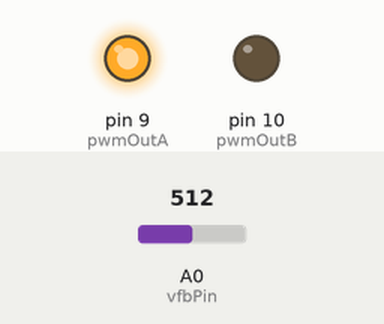
Bench run of a sketch on a simulated Arduino Uno, built with avr-gcc and run on an emulated ATmega328P. Shown: output pins drawn as LEDs (lit = HIGH). Inputs (shaded band) come from the test bench; at power-on: A0 (vfbPin) = 512.

Above: at 1.2 s.
1.3 s: A0 (vfbPin) set to 122
4.1 s: A0 (vfbPin) set to 511
Timing chart, 0 to 7.1 s (numbered marks = the images above; inputs shaded):
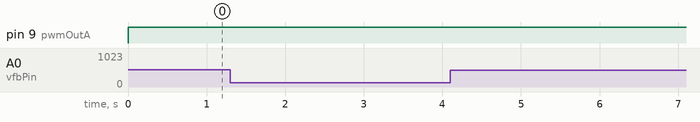

The sketch:

ATmega328_PWM_Boost_sync.ino
```cpp
/*
   ATmega328_PWM_Boost_sync.ino

   Created : 20 June 2023
   Author  : yopie DIY

   PWM clock = fXTAL/freqPWM = 16,000,000/10,000 = 1,600 clock.
   WGM mode 8 is used, so ICR1 = 1,600/2 = 800 clk
*/

const byte vfbPin = A0;
const byte potPin = A3;
const byte pwmOutA = 9;               // PB1 OC1A
const byte pwmOutB = 10;              // PB2 OC1B

const long fXTAL = 16000000;          // crystal freq.
const int fPWM = 31250;               // fMax 31250 Hz
const int icr = ((fXTAL / fPWM) / 2);
const int deadTime = 5;               // deadTime = 62.5nS * 5 = 312.5nS

volatile int dutyOn = icr * 0.1;
int analogReadTolerance = 4;          // adjust as needed (compensation for noise and component tolerances)
int voltageReff = 307;                // preset output @ 18V  (1.5V @ vfbPin)

void initPort() {
  pinMode(pwmOutA, OUTPUT);
  pinMode(pwmOutB, OUTPUT);
}

void initTimer() {
//  TCCR1A = 0b00110000;    // non-Sync Boost converter configuration (OC1A disable OC1B enable)
  TCCR1A = 0b10110000;     // Sync Boost ( OC1A & OC1B enable)
  TCCR1B = 0b00010001;    //WGM1 3:2 = 10 (Waveform Generation Mode 8), CS1 2:0 = 001 (no prescale)
  TIMSK1 = 0b00000001;    // xxxxxxx1 TOV1, interrupt when counter overfow.
  ICR1 = icr;             // Counter TOP value.
  OCR1B = icr - dutyOn;               // lowside switch (sync & non sync operation)
  OCR1A = icr - dutyOn - deadTime;    // highside switch (sync only)
}

void setup() {
  initPort();
  initTimer();
  Serial.begin(115200);
}

void loop() {

//  long voltageReff;
//  voltageReff = 311;

  int voltageFeedBack = analogRead(vfbPin);
//  if (voltageFeedBack + analogReadTolerance > voltageReff) dutyOn--;   // Decrease Duty Cycle
//  if (voltageFeedBack - analogReadTolerance < voltageReff) dutyOn++;   // Increase Duty Cycle
  if (voltageFeedBack > (voltageReff + analogReadTolerance)) {
    dutyOn--;
  } else if (voltageFeedBack < (voltageReff - analogReadTolerance)) {
    dutyOn++;
  }
//  delay(1);
}

ISR(TIMER1_OVF_vect) {
//  int temp = icr - dutyOn;
  OCR1A = icr - dutyOn - deadTime;
  OCR1B = icr - dutyOn;
}
```
